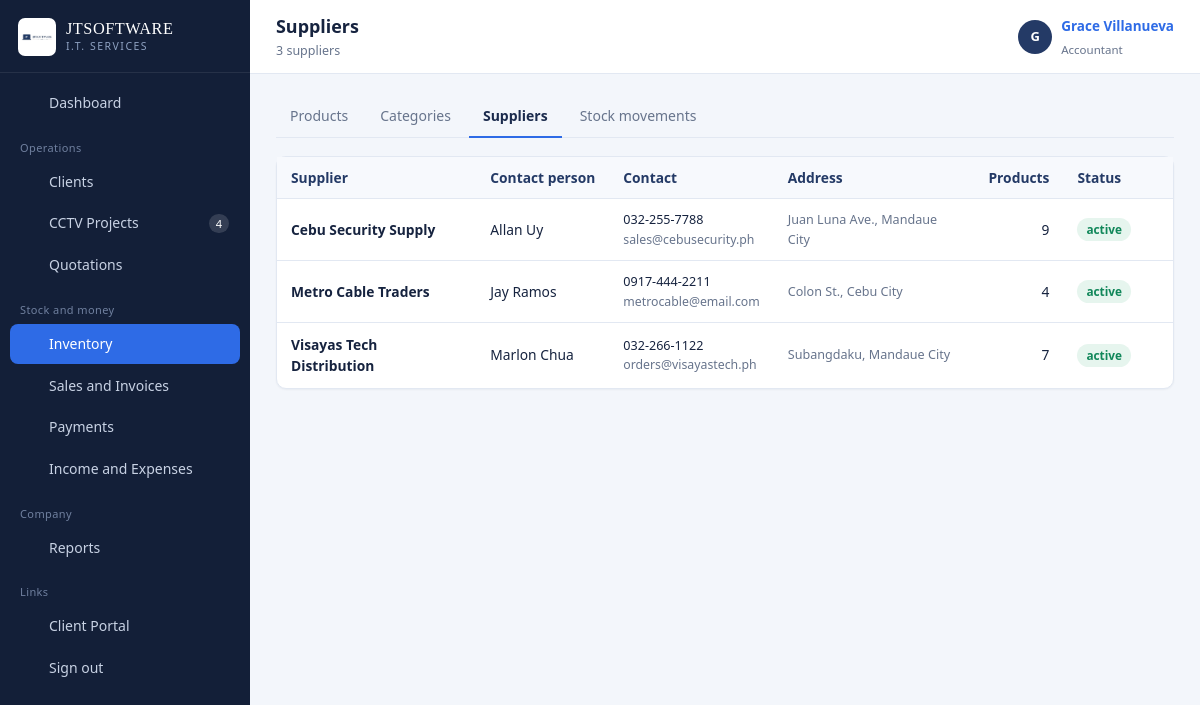
/suppliers.php (signed in), run on the app's committed database.
### tables this page shows
CREATE TABLE suppliers (
  id             INT AUTO_INCREMENT PRIMARY KEY,
  name           VARCHAR(140) NOT NULL,
  contact_person VARCHAR(120) DEFAULT NULL,
  contact_number VARCHAR(40)  DEFAULT NULL,
  email          VARCHAR(120) DEFAULT NULL,
  address        VARCHAR(255) DEFAULT NULL,
  status         ENUM('active','inactive') NOT NULL DEFAULT 'active'
);

### config/database.php (called while the page is built, shortened)
<?php
function db(): PDO
{
    static $pdo = null;
    if ($pdo === null) {
        $dsn = 'mysql:host=' . DB_HOST . ';port=' . DB_PORT . ';dbname=' . DB_NAME . ';charset=utf8mb4';
        try {
            $pdo = new PDO($dsn, DB_USER, DB_PASS, [
                PDO::ATTR_ERRMODE            => PDO::ERRMODE_EXCEPTION,
                PDO::ATTR_DEFAULT_FETCH_MODE => PDO::FETCH_ASSOC,
                PDO::ATTR_EMULATE_PREPARES   => false,
            ]);
        } catch (PDOException $e) {
            http_response_code(500);
            echo '<div style="font:15px/1.6 system-ui;max-width:640px;margin:80px auto;padding:28px;'
               . 'border:1px solid #E3E8F0;border-radius:10px">'
               . '<h2 style="margin:0 0 10px;color:#16233F">Cannot reach the database</h2>'
               . '<p style="color:#475569">Start MySQL in the XAMPP control panel, then import '
               . '<code>database/jtsoftware_db.sql</code> through phpMyAdmin.</p>'
               . '<p style="color:#94A3B8;font-size:13px">' . htmlspecialchars($e->getMessage()) . '</p></div>';
            exit;
        }
    }
    return $pdo;
}
function q(string $sql, array $params = []): PDOStatement
{
    $st = db()->prepare($sql);
    $st->execute($params);
    return $st;
}
function all(string $sql, array $params = []): array
{
    return q($sql, $params)->fetchAll();
}

### suppliers.php (the view, shortened to what this page needs)
<?php
$rows = all('SELECT s.*, (SELECT COUNT(*) FROM products p WHERE p.supplier_id = s.id) AS product_count
             FROM suppliers s ORDER BY s.name');
include __DIR__ . '/includes/header.php';
?>
<div class="tabs">
  <a class="tab" href="products.php">Products</a>
  <a class="tab" href="categories.php">Categories</a>
  <a class="tab active" href="suppliers.php">Suppliers</a>
  <a class="tab" href="stock.php">Stock movements</a>
</div>
<div class="card"><div class="card-body tight">
  <?php if (!$rows): ?>
    <div class="empty"><strong>No suppliers yet</strong>Keep your equipment sources here for reordering.</div>
  <?php else: ?>
  <table class="data">
    <thead><tr><th>Supplier</th><th>Contact person</th><th>Contact</th><th>Address</th><th class="num">Products</th><th>Status</th><th></th></tr></thead>
    <tbody>
    <?php foreach ($rows as $r): ?>
      <tr>
        <td class="row-main"><?= e($r['name']) ?></td>
        <td><?= e($r['contact_person'] ?: '—') ?></td>
        <td class="small"><?= e($r['contact_number'] ?: '—') ?><?php if ($r['email']): ?><div class="row-sub"><?= e($r['email']) ?></div><?php endif; ?></td>
        <td class="small muted"><?= e($r['address'] ?: '—') ?></td>
        <td class="num"><?= (int)$r['product_count'] ?></td>
        <td><?= badge($r['status']) ?></td>
        <td class="actions-cell">
        </td>
      </tr>
    <?php endforeach; ?>
    </tbody>
  </table>
  <?php endif; ?>
</div></div>
<?php include __DIR__ . '/includes/footer.php'; ?>

### config/config.php (shortened to what this page needs)
<?php
require_once __DIR__ . '/database.php';
function e($value): string
{
    return htmlspecialchars((string)$value, ENT_QUOTES, 'UTF-8');
}
function badge(string $status): string
{
    $map = [
        'Pending' => 'warn', 'New' => 'info', 'Draft' => 'muted', 'Unpaid' => 'danger',
        'Approved' => 'info', 'Sent' => 'info', 'Assigned' => 'info', 'Scheduled' => 'info',
        'Ongoing' => 'accent', 'In Progress' => 'accent', 'Partial' => 'warn', 'On Hold' => 'warn',
        'Completed' => 'ok', 'Paid' => 'ok', 'Converted' => 'ok', 'active' => 'ok', 'Present' => 'ok',
        'Cancelled' => 'muted', 'Rejected' => 'danger', 'Expired' => 'muted', 'inactive' => 'muted',
        'Absent' => 'danger', 'Late' => 'warn', 'Urgent' => 'danger', 'High' => 'warn',
        'Normal' => 'info', 'Low' => 'muted', 'Field Work' => 'accent', 'Leave' => 'muted',
        'Half Day' => 'warn', 'Rescheduled' => 'warn',
    ];
    $class = $map[$status] ?? 'muted';
    return '<span class="badge badge-' . $class . '">' . e($status) . '</span>';
}

### assets/css/app.css (style rules this page uses)
:root { --navy-900: #131F38; --navy-800: #1B2B4D; --navy-700: #243A66; --navy-600: #33508A; --blue: #2E6BE6; --blue-dark:#1E54C4; --blue-soft:#EAF1FE; --copper: #B5714A; --copper-soft:#FBF0E9; --paper: #F3F6FB; --surface: #FFFFFF; --line: #E2E8F2; --ink: #16233F; --muted: #67748C; --ok: #11875A; --ok-soft: #E6F5EE; --warn: #B26A00; --warn-soft:#FDF2E2; --danger: #C22F39; --danger-soft:#FCECEE; --sidebar-w: 250px; --radius: 10px; --shadow-card: 0 1px 2px rgba(19,31,56,.05); --shadow-pop: 0 18px 44px rgba(19,31,56,.22); --sans: "Segoe UI", Roboto, -apple-system, BlinkMacSystemFont, "Helvetica Neue", Arial, sans-serif; --serif: Georgia, "Times New Roman", serif; }
* { box-sizing: border-box; }
html, body { margin: 0; padding: 0; }
body { font-family: var(--sans); font-size: 14.5px; line-height: 1.55; color: var(--ink); background: var(--paper); -webkit-font-smoothing: antialiased; }
a { color: var(--blue); text-decoration: none; }
.card { background: var(--surface); border: 1px solid var(--line); border-radius: var(--radius); box-shadow: var(--shadow-card); margin-bottom: 18px; }
.card-body { padding: 18px; }
.card-body.tight { padding: 0; }
table.data { width: 100%; border-collapse: collapse; font-size: 13.8px; }
table.data th { text-align: left; font-weight: 600; color: var(--navy-700); background: #F7F9FD; border-bottom: 1px solid var(--line); padding: 10px 14px; white-space: nowrap; }
table.data td { padding: 11px 14px; border-bottom: 1px solid var(--line); vertical-align: middle; }
table.data tbody tr:last-child td { border-bottom: 0; }
table.data td.num, table.data th.num { text-align: right; white-space: nowrap; }
table.data .row-main { font-weight: 600; }
table.data .row-sub { color: var(--muted); font-size: 12.3px; }
.actions-cell { white-space: nowrap; text-align: right; }
.badge { display: inline-block; padding: 2px 9px; border-radius: 20px; font-size: 11.8px; font-weight: 600; line-height: 1.6; white-space: nowrap; }
.badge-ok { background: var(--ok-soft); color: var(--ok); }
.tabs { display: flex; gap: 4px; border-bottom: 1px solid var(--line); margin-bottom: 18px; flex-wrap: wrap; }
.tab { padding: 9px 14px; font-size: 14px; color: var(--muted); border-bottom: 2px solid transparent; margin-bottom: -1px; }
.tab.active { color: var(--navy-800); border-bottom-color: var(--blue); font-weight: 600; }
.muted { color: var(--muted); }
.small { font-size: 12.6px; }

### data on the page
suppliers: name "Cebu Security Supply", contact_person "Allan Uy", contact_number "032-255-7788", email "sales@cebusecurity.ph", address "Juan Luna Ave., Mandaue City", product_count "9", status "active"
suppliers: name "Metro Cable Traders", contact_person "Jay Ramos", contact_number "0917-444-2211", email "metrocable@email.com", address "Colon St., Cebu City", product_count "4", status "active"
suppliers: name "Visayas Tech Distribution", contact_person "Marlon Chua", contact_number "032-266-1122", email "orders@visayastech.ph", address "Subangdaku, Mandaue City", product_count "7", status "active"

### other printed values
$label "Dashboard Clients CCTV Projects Quotations Inventory Sales and Invoices Payments Income and Expenses Reports"
$count "4"
$pageTitle "Suppliers"
$pageSub "3 suppliers"
mb_substr($u['full_name'], 0, 1) "G"
$u['full_name'] "Grace Villanueva"
$u['role_name'] "Accountant"
